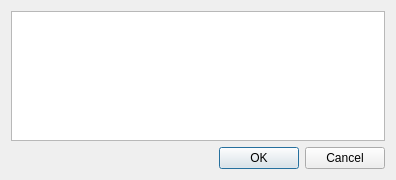
<?xml version="1.0" encoding="UTF-8"?>
<ui version="4.0">
 <class>dialogEditNotes</class>
 <widget class="QDialog" name="dialogEditNotes">
  <property name="geometry">
   <rect>
    <x>0</x>
    <y>0</y>
    <width>396</width>
    <height>180</height>
   </rect>
  </property>
  <property name="windowTitle">
   <string>QBreak Reminder - Edit Notes</string>
  </property>
  <property name="windowIcon">
   <iconset>
    <normaloff>:/Plant.png</normaloff>:/Plant.png</iconset>
  </property>
  <layout class="QVBoxLayout" name="verticalLayout">
   <item>
    <widget class="QPlainTextEdit" name="txtNewNotes"/>
   </item>
   <item>
    <layout class="QHBoxLayout" name="horizontalLayout">
     <item>
      <spacer name="horizontalSpacer">
       <property name="orientation">
        <enum>Qt::Horizontal</enum>
       </property>
       <property name="sizeHint" stdset="0">
        <size>
         <width>40</width>
         <height>20</height>
        </size>
       </property>
      </spacer>
     </item>
     <item>
      <widget class="QPushButton" name="btnOK">
       <property name="sizePolicy">
        <sizepolicy hsizetype="Preferred" vsizetype="Maximum">
         <horstretch>0</horstretch>
         <verstretch>0</verstretch>
        </sizepolicy>
       </property>
       <property name="text">
        <string>OK</string>
       </property>
      </widget>
     </item>
     <item>
      <widget class="QPushButton" name="btnCancel">
       <property name="sizePolicy">
        <sizepolicy hsizetype="Preferred" vsizetype="Maximum">
         <horstretch>0</horstretch>
         <verstretch>0</verstretch>
        </sizepolicy>
       </property>
       <property name="text">
        <string>Cancel</string>
       </property>
      </widget>
     </item>
    </layout>
   </item>
  </layout>
 </widget>
 <resources/>
 <connections/>
</ui>
